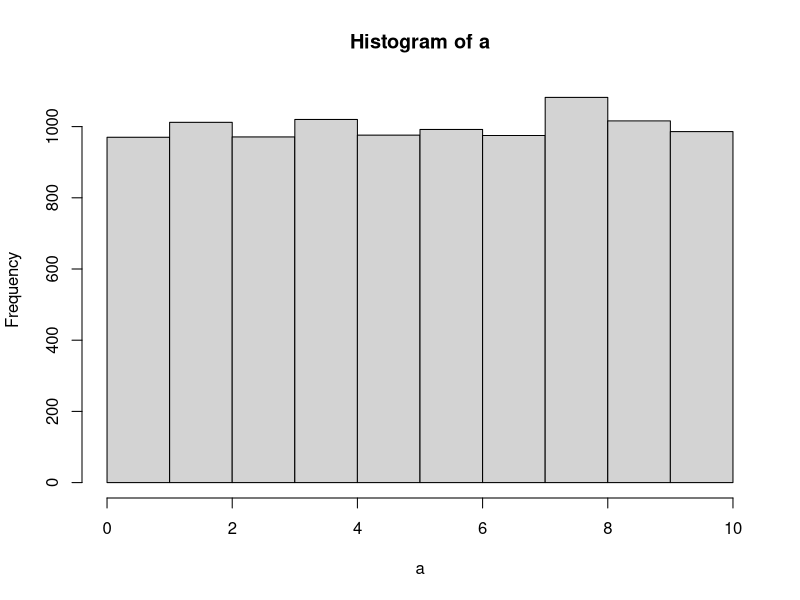
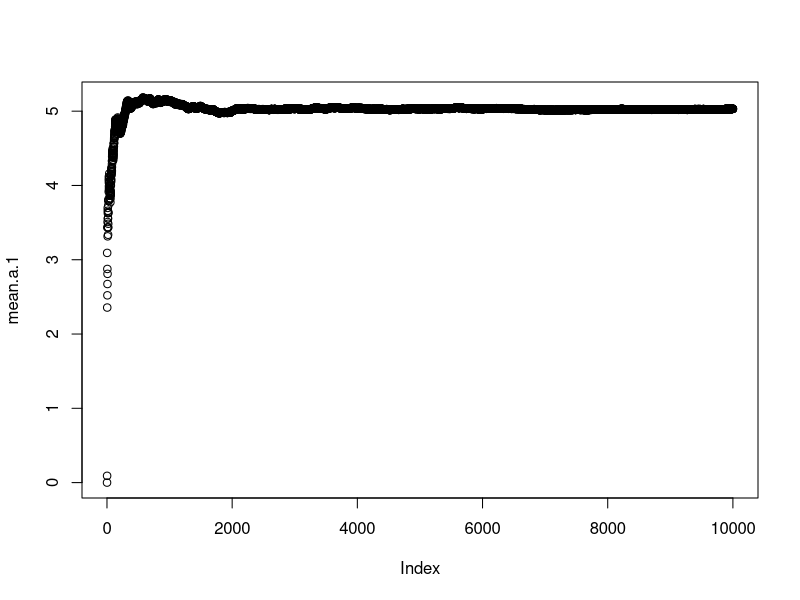
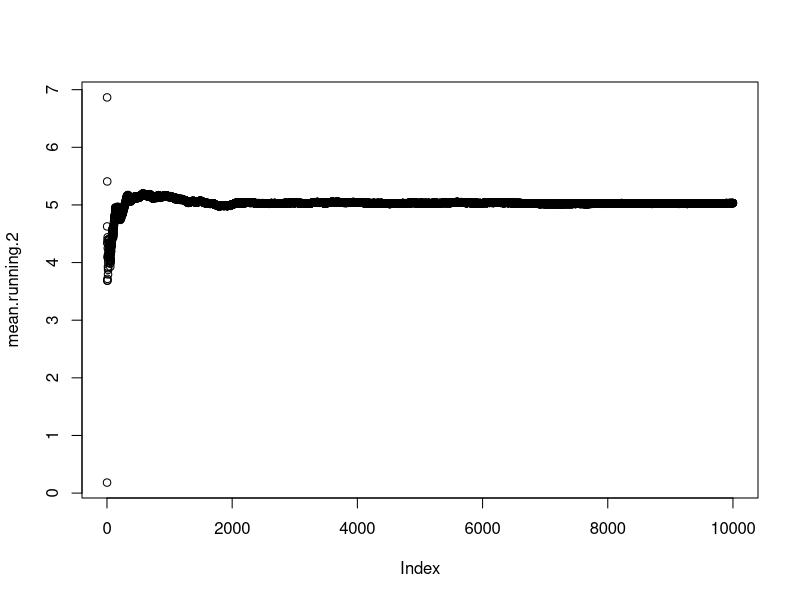
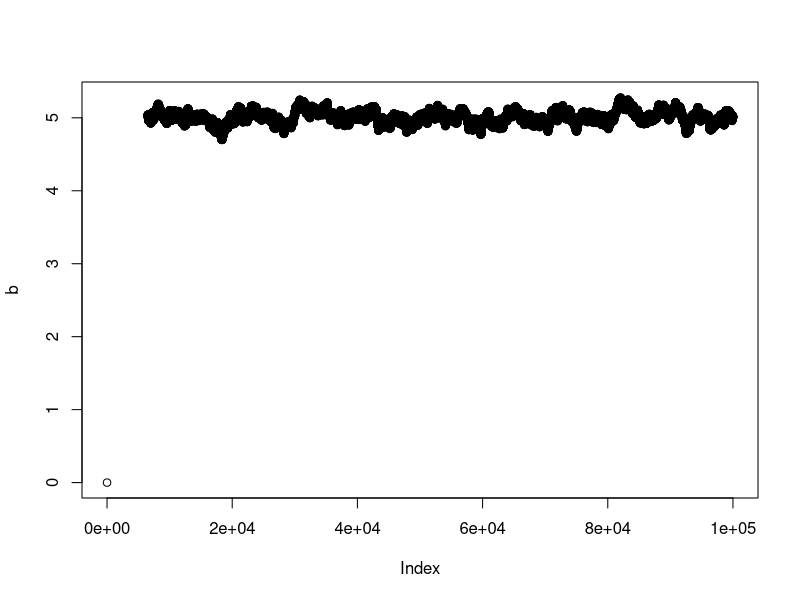
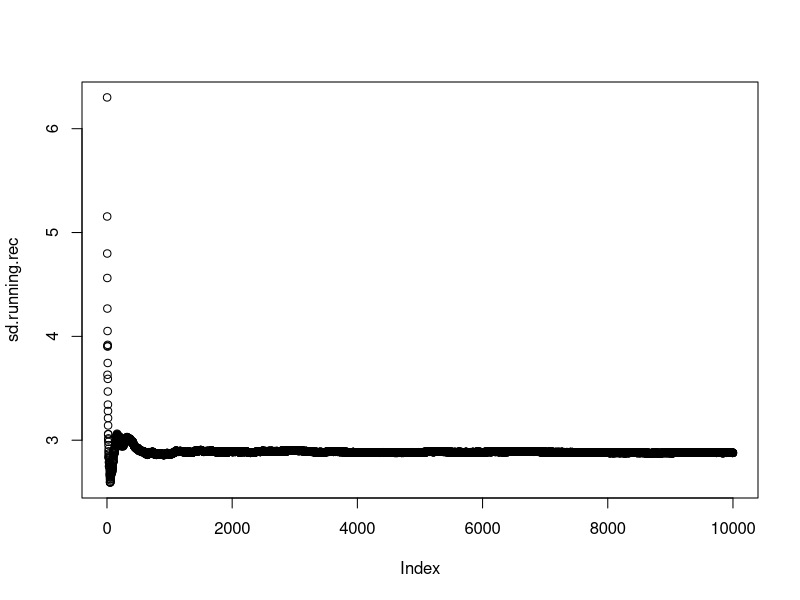

Here is the R script that generated these plots, in order:
## ---- chunk 1
require(magrittr)
## ---- chunk 2
size <- 10000
a <- runif(n=size, min=0, max=10)
hist(a, breaks=c(0,1,2,3,4,5,6,7,8,9,10))
## ---- chunk 3
(mean.builtin <- mean(a))

mean.base <- function(array){
  mean <- sum(array)/length(array)
  return(mean)
}

(mean.base <- mean.base(a))

all.equal(mean.builtin, mean.base, 5)
## ---- chunk 4
(sd.stat <- sqrt(((10-0)**2)/12))
## ---- chunk 5
(sd.builtin <- sd(a))

sd <- function(a){
 mean.a <- mean(a)
 sd.diff <- function(i){return((i-mean.a)**2)}
 sd <- 
   lapply(a, FUN<-sd.diff) %>%
   unlist()%>%
   mean()%>%
   sqrt()
 return(sd)
}
(sd.base <- sd(a))

all.equal(sd.builtin, sd.base, sd.stat)
## ---- chunk 6

cnt <- 1
sum <- 0 
means <- 0

mean.running <- function(array){
  for(i in array){
    
    sum <- i + sum
    cnt <- cnt+1
    mean <- sum/cnt
    means <- c(means, mean)
  }
  return(means)
}

mean.a.1 <- mean.running(a)
plot(mean.a.1)
## ---- chunk 7
mean.running.2 <-function(a){
  rec <- vector(mode="numeric", length=0)
  len.a <- length(a)
  ave.old <-0
  for (i in 1:len.a){
    if(i==2) ave.old <- (a[1]+a[2])/2 
    else(i > 2)
      a.iter <- 1/i
      ave.new <- (1-a.iter)*ave.old+(a.iter*a[i])
      rec <- c(rec, ave.new)
      ave.old <- ave.new
      rm(ave.new)
  }
  return(rec)
}

mean.running.2 <- mean.running.2(a)
plot(mean.running.2)
## ---- chunk 8

array.store <- 1e3
store <- rep(NA, array.store)

test.size <- 1e5
means.2 <- 0
mean.running.2 <- function(store, test.size){
  for (i in 1:test.size){
    #make a random number one the fly 
    random.number <- runif(1,0,10)
    #randomly place it in the test matrix
    index <- sample(1:array.store, 1, replace=TRUE)
    store[index] <- random.number
    mean.i <- mean(store)
    means.2 <- c(means.2, mean.i)
  }
  return(means.2)
}

b <- mean.running.2(store, test.size)
plot(b)
## ---- chunk 9

sd.running <- function(a){
  rec <- vector(mode="numeric", length=0)
  M.old <- a[1]
  S.old <- 0
  len.a <- length(a)
  
  for (i in 1:len.a){
      M.k <- M.old + (a[i]-M.old)/i
      S.k <- S.old + (a[i]-M.old)*(a[i]-M.k)
      sd <- sqrt(S.k/(i-1))
      rec <- c(rec, sd)
    
      M.old <- M.k 
      S.old <- S.k
      rm(M.k)
      rm(S.k)
  }
  return(rec)
}

sd.running.rec <- sd.running(a)
plot(sd.running.rec)
